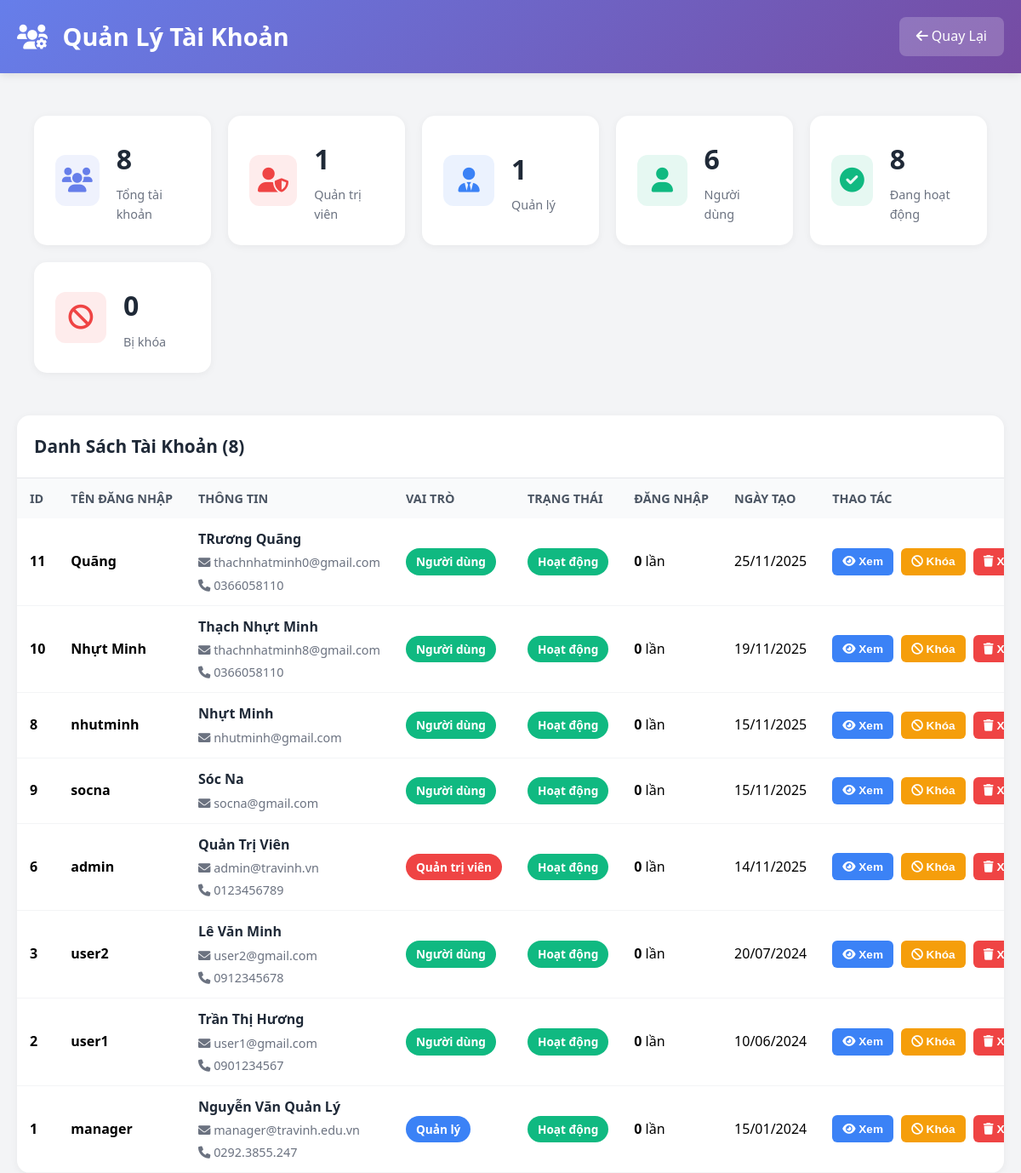
The app's page /quan-ly-users.php (signed in) with its own data.
### tables this page shows
CREATE TABLE `app_users` (
  `id` int(11) NOT NULL,
  `username` varchar(50) NOT NULL,
  `password` varchar(255) DEFAULT NULL,
  `email` varchar(100) NOT NULL,
  `google_id` varchar(100) DEFAULT NULL,
  `facebook_id` varchar(100) DEFAULT NULL,
  `avatar_url` varchar(500) DEFAULT NULL,
  `full_name` varchar(100) NOT NULL,
  `phone` varchar(20) DEFAULT NULL,
  `role` enum('admin','manager','user') DEFAULT 'user',
  `status` enum('active','inactive') DEFAULT 'active',
  `created_at` timestamp NOT NULL DEFAULT current_timestamp()
);

### quan-ly-users.php (the view, shortened to what this page needs)
<?php
try {
    $database = new Database();
    $db = $database->getConnection();
    $stmt = $db->query("SELECT * FROM app_users ORDER BY created_at DESC");
    $users = [];
    while ($row = $stmt->fetch(PDO::FETCH_ASSOC)) {
        $users[] = $row;
    }
    $statsQuery = "SELECT
        COUNT(*) as total_users,
        COUNT(CASE WHEN role = 'admin' THEN 1 END) as admin_count,
        COUNT(CASE WHEN role = 'manager' THEN 1 END) as manager_count,
        COUNT(CASE WHEN role = 'user' THEN 1 END) as user_count,
        COUNT(CASE WHEN status = 'active' THEN 1 END) as active_count,
        COUNT(CASE WHEN status = 'inactive' THEN 1 END) as inactive_count,
        COUNT(CASE WHEN status = 'banned' THEN 1 END) as banned_count
    FROM app_users";
    $stats = $db->query($statsQuery)->fetch(PDO::FETCH_ASSOC);
} catch (Exception $e) {
    $error = $e->getMessage();
    $users = [];
    $stats = [];
}
$roleColors = [
    'admin' => '#ef4444',
    'manager' => '#3b82f6',
    'user' => '#10b981'
];
$roleNames = [
    'admin' => 'Quản trị viên',
    'manager' => 'Quản lý',
    'user' => 'Người dùng'
];
$statusColors = [
    'active' => '#10b981',
    'inactive' => '#f59e0b',
    'banned' => '#ef4444'
];
$statusNames = [
    'active' => 'Hoạt động',
    'inactive' => 'Không hoạt động',
    'banned' => 'Bị khóa'
];
?>
<!DOCTYPE html>
<html lang="vi">
<head>
    <link href="https://cdnjs.cloudflare.com/ajax/libs/font-awesome/6.0.0/css/all.min.css" rel="stylesheet">
    <link rel="stylesheet" href="css/responsive.css">
    <link rel="stylesheet" href="css/mobile-enhancements.css">
    <link rel="stylesheet" href="css/admin-responsive.css">
    <link rel="stylesheet" href="css/header-responsive-fix.css">
</head>
<body>
    <div class="header">
        <div class="header-content">
            <h1>
                <i class="fas fa-users-cog"></i>
                Quản Lý Tài Khoản
            </h1>
            <a href="index.php" class="back-btn">
                <i class="fas fa-arrow-left"></i> Quay Lại
            </a>
        </div>
    </div>
    <div class="container">
        <div class="stats-grid">
            <div class="stat-card">
                <div class="stat-icon" style="background: rgba(102, 126, 234, 0.1); color: #667eea;">
                    <i class="fas fa-users"></i>
                </div>
                <div class="stat-info">
                    <h3><?php echo $stats['total_users'] ?? 0; ?></h3>
                    <p>Tổng tài khoản</p>
                </div>
            </div>
            <div class="stat-card">
                <div class="stat-icon" style="background: rgba(239, 68, 68, 0.1); color: #ef4444;">
                    <i class="fas fa-user-shield"></i>
                </div>
                <div class="stat-info">
                    <h3><?php echo $stats['admin_count'] ?? 0; ?></h3>
                    <p>Quản trị viên</p>
                </div>
            </div>
            <div class="stat-card">
                <div class="stat-icon" style="background: rgba(59, 130, 246, 0.1); color: #3b82f6;">
                    <i class="fas fa-user-tie"></i>
                </div>
                <div class="stat-info">
                    <h3><?php echo $stats['manager_count'] ?? 0; ?></h3>
                    <p>Quản lý</p>
                </div>
            </div>
            <div class="stat-card">
                <div class="stat-icon" style="background: rgba(16, 185, 129, 0.1); color: #10b981;">
                    <i class="fas fa-user"></i>
                </div>
                <div class="stat-info">
                    <h3><?php echo $stats['user_count'] ?? 0; ?></h3>
                    <p>Người dùng</p>
                </div>
            </div>
            <div class="stat-card">
                <div class="stat-icon" style="background: rgba(16, 185, 129, 0.1); color: #10b981;">
                    <i class="fas fa-check-circle"></i>
                </div>
                <div class="stat-info">
                    <h3><?php echo $stats['active_count'] ?? 0; ?></h3>
                    <p>Đang hoạt động</p>
                </div>
            </div>
            <div class="stat-card">
                <div class="stat-icon" style="background: rgba(239, 68, 68, 0.1); color: #ef4444;">
                    <i class="fas fa-ban"></i>
                </div>
                <div class="stat-info">
                    <h3><?php echo $stats['banned_count'] ?? 0; ?></h3>
                    <p>Bị khóa</p>
                </div>
            </div>
        </div>
        <div class="users-table">
            <div class="table-header">
                <h2>Danh Sách Tài Khoản (<?php echo count($users); ?>)</h2>
            </div>
            <?php if (!empty($users)): ?>
            <table>
                <thead>
                    <tr>
                        <th>ID</th>
                        <th>Tên đăng nhập</th>
                        <th>Thông tin</th>
                        <th>Vai trò</th>
                        <th>Trạng thái</th>
                        <th>Đăng nhập</th>
                        <th>Ngày tạo</th>
                        <th>Thao tác</th>
                    </tr>
                </thead>
                <tbody>
                    <?php foreach ($users as $u): ?>
                    <tr>
                        <td><strong><?php echo htmlspecialchars($u['id']); ?></strong></td>
                        <td><strong><?php echo htmlspecialchars($u['username']); ?></strong></td>
                        <td>
                            <div class="user-info"><?php echo htmlspecialchars($u['full_name'] ?? 'N/A'); ?></div>
                            <div class="user-email">
                                <i class="fas fa-envelope"></i> <?php echo htmlspecialchars($u['email']); ?>
                            </div>
                            <?php if (!empty($u['phone'])): ?>
                            <div class="user-email">
                                <i class="fas fa-phone"></i> <?php echo htmlspecialchars($u['phone']); ?>
                            </div>
                            <?php endif; ?>
                        </td>
                        <td>
                            <span class="badge" style="background: <?php echo $roleColors[$u['role']]; ?>">
                                <?php echo $roleNames[$u['role']]; ?>
                            </span>
                        </td>
                        <td>
                            <span class="badge" style="background: <?php echo $statusColors[$u['status']]; ?>">
                                <?php echo $statusNames[$u['status']]; ?>
                            </span>
                        </td>
                        <td>
                            <div><strong><?php echo $u['login_count'] ?? 0; ?></strong> lần</div>
                        </td>
                        <td><?php echo date('d/m/Y', strtotime($u['created_at'])); ?></td>
                        <td>
                            <button class="action-btn btn-view" onclick="viewUser(<?php echo $u['id']; ?>)">
                                <i class="fas fa-eye"></i> Xem
                            </button>
                            <?php if ($u['status'] !== 'banned'): ?>
                            <button class="action-btn btn-ban" onclick="toggleBanUser(<?php echo $u['id']; ?>, '<?php echo htmlspecialchars($u['username']); ?>', 'banned')">
                                <i class="fas fa-ban"></i> Khóa
                            </button>
                            <?php else: ?>
                            <button class="action-btn btn-view" onclick="toggleBanUser(<?php echo $u['id']; ?>, '<?php echo htmlspecialchars($u['username']); ?>', 'active')">
                                <i class="fas fa-unlock"></i> Mở
                            </button>
                            <?php endif; ?>
                            <button class="action-btn btn-delete" onclick="deleteUser(<?php echo $u['id']; ?>, '<?php echo htmlspecialchars($u['username']); ?>')">
                                <i class="fas fa-trash"></i> Xóa
                            </button>
                        </td>
                    </tr>
                    <?php endforeach; ?>
                </tbody>
            </table>
            <?php endif; ?>
        </div>
    </div>
</body>
</html>

### css/responsive.css (style rules this page uses)
:root { --container-padding: 15px; --card-gap: 15px; --nav-height: 60px; --transition-speed: 0.3s; }
* { box-sizing: border-box; -webkit-tap-highlight-color: transparent; }
html { font-size: 16px; -webkit-text-size-adjust: 100%; scroll-behavior: smooth; }
body { margin: 0; padding: 0; overflow-x: hidden; min-height: 100vh; line-height: 1.6; }
.container { width: 100%; padding-left: var(--container-padding); padding-right: var(--container-padding); margin-left: auto; margin-right: auto; }
.btn, button, .cta-button { width: 100%; padding: 14px 20px; font-size: 1em; margin: 5px 0; border-radius: 10px; min-height: 48px; display: flex; align-items: center; justify-content: center; gap: 8px; }
table { min-width: 600px; font-size: 0.875em; }
table th, table td { padding: 10px 8px; white-space: nowrap; }
.stats-grid { grid-template-columns: repeat(2, 1fr); gap: 15px; }
@media (min-width: 480px) { :root { --container-padding: 20px; --card-gap: 20px; } }
@media (min-width: 480px) { .stats-grid { gap: 20px; } }
@media (min-width: 576px) { .container { max-width: 540px; } }
@media (min-width: 576px) { .btn, button { width: auto; min-width: 150px; } }
@media (min-width: 768px) { :root { --container-padding: 30px; --card-gap: 25px; --nav-height: 70px; } }
@media (min-width: 768px) { .container { max-width: 720px; } }
@media (min-width: 768px) { .stats-grid { grid-template-columns: repeat(4, 1fr); } }
@media (min-width: 768px) { table { font-size: 1em; } }
@media (min-width: 768px) { table th, table td { padding: 12px 15px; } }
@media (min-width: 992px) { :root { --container-padding: 40px; --card-gap: 30px; } }
@media (min-width: 992px) { .container { max-width: 960px; } }
@media (min-width: 1200px) { .container { max-width: 1140px; } }

### css/admin-responsive.css (style rules this page uses)
.header, .admin-header { padding: 15px; }
.header-content { flex-direction: column; gap: 15px; text-align: center; }
@media (min-width: 768px) { .header, .admin-header { padding: 20px; } }
@media (min-width: 768px) { .header-content { flex-direction: row; justify-content: space-between; text-align: left; } }
.stats-grid, .stats-container { display: grid; grid-template-columns: repeat(2, 1fr); gap: 15px; padding: 15px; }
.stat-card { padding: 15px; border-radius: 12px; }
@media (min-width: 576px) { .stats-grid, .stats-container { grid-template-columns: repeat(3, 1fr); } }
@media (min-width: 768px) { .stats-grid, .stats-container { grid-template-columns: repeat(4, 1fr); gap: 20px; padding: 20px; } }
@media (min-width: 768px) { .stat-card { padding: 20px; } }
@media (min-width: 992px) { .stats-grid, .stats-container { grid-template-columns: repeat(6, 1fr); } }
.action-btn { padding: 6px 10px; font-size: 0.75rem; border-radius: 6px; min-width: 32px; min-height: 32px; display: flex; align-items: center; justify-content: center; }
@media (min-width: 768px) { .action-btn { padding: 8px 12px; font-size: 0.8rem; } }

### records on screen
app_users: id "11", username "Quãng", full_name "TRương Quãng", email "thachnhatminh0@gmail.com", phone "0366058110", role "Người dùng", status "Hoạt động", login_count "0", created_at "25/11/2025"
app_users: id "10", username "Nhựt Minh", full_name "Thạch Nhựt Minh", email "thachnhatminh8@gmail.com", phone "0366058110", role "Người dùng", status "Hoạt động", login_count "0", created_at "19/11/2025"
app_users: id "8", username "nhutminh", full_name "Nhựt Minh", email "nhutminh@gmail.com", role "Người dùng", status "Hoạt động", login_count "0", created_at "15/11/2025"
app_users: id "9", username "socna", full_name "Sóc Na", email "socna@gmail.com", role "Người dùng", status "Hoạt động", login_count "0", created_at "15/11/2025"
app_users: id "6", username "admin", full_name "Quản Trị Viên", email "admin@travinh.vn", phone "0123456789", role "Quản trị viên", status "Hoạt động", login_count "0", created_at "14/11/2025"
app_users: id "3", username "user2", full_name "Lê Văn Minh", email "user2@gmail.com", phone "0912345678", role "Người dùng", status "Hoạt động", login_count "0", created_at "20/07/2024"
app_users: id "2", username "user1", full_name "Trần Thị Hương", email "user1@gmail.com", phone "0901234567", role "Người dùng", status "Hoạt động", login_count "0", created_at "10/06/2024"
app_users: id "1", username "manager", full_name "Nguyễn Văn Quản Lý", email "manager@travinh.edu.vn", phone "0292.3855.247", role "Quản lý", status "Hoạt động", login_count "0", created_at "15/01/2024"

### other values on screen
$stats['total_users'] "8"
$stats['admin_count'] "1"
$stats['manager_count'] "1"
$stats['user_count'] "6"
$stats['active_count'] "8"
$stats['banned_count'] "0"
count($users) "8"
